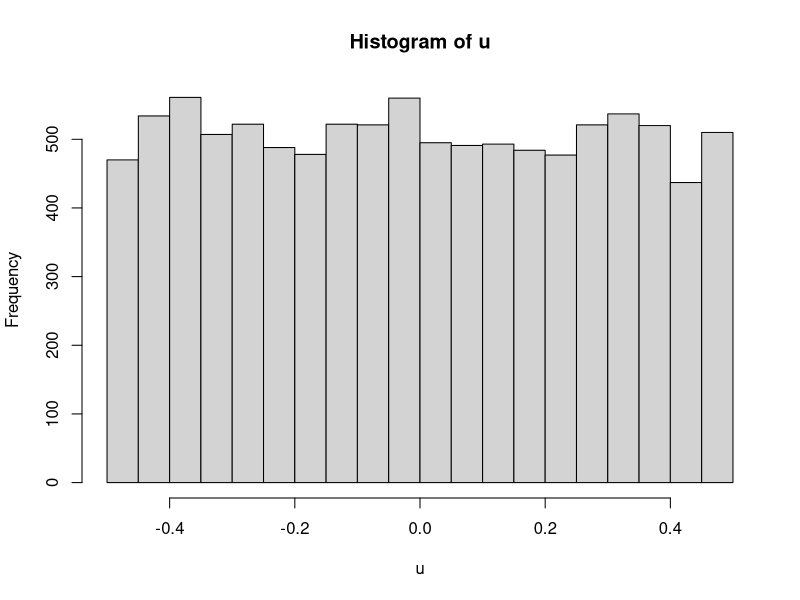
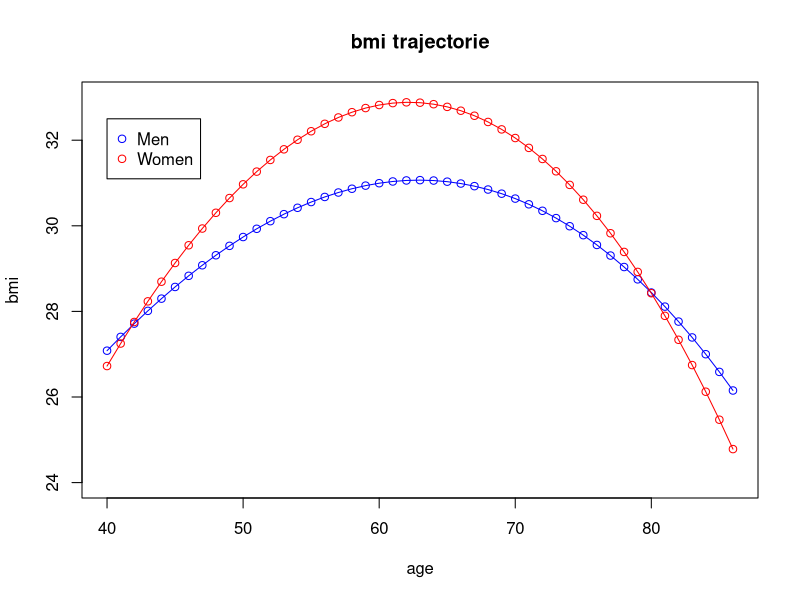

The R script that drew these images, in order:
#LASSE
#Set the random seed to 123 so that we all get the same results. set.seed(123)
library(Epi)
library(dplyr)

set.seed(123)

N<- 10128
ID <- c(1:N)

age_0 <- runif(N, min = 40, max = 70)

#0=kvinder 1=mænd
sex <- rep.int(0,N*4107/10128)
sex <- append(sex, rep.int(1,N*6021/10128))

data <- data.frame( "id" =ID, "sex" = sex )

data$sex <- factor(data$sex , levels = c(0,1) , labels=c("female" , "male") )

data <- cbind(data , age_0)

#2
#Follow-up visits are planned every 5 years, but as in reality they do not happen exactly 5 years apart. 
#Therefore let's add some random noise at each phase the following way. Create a follow-up time variable 
#for each phase: fup_0 is 0 for everyone, becaause that's baseline. fup_n=fup_0 + 5n + u, where n=1,2,3 
#and u is a random number from a uniform distribution between -0.5 and 0.5. This way each study phase lasts 
#for a year.
#time at follow-up
data$fup_0 <- 0

u <- runif(10128 , -.5,.5)
r <- runif(10128 , -.5,.5)
s <- runif(10128 , -.5,.5)
hist(u)

data$fup_1 <- data$fup_0 + 5*1 + u
data$fup_2 <- data$fup_0 + 5*2 + r
data$fup_3 <- data$fup_0 + 5*3 + s

#
#3 Calculate the corresponding ages at each phase i.e. age_1, age_2, age_3. (age_0 had already been calculated)

data$age_1 = age_0 + data$fup_1 
data$age_2 = age_0 + data$fup_2 
data$age_3 = age_0 + data$fup_3 

#cleaning
data$fup_0 <- NULL
data$fup_1 <- NULL
data$fup_2 <- NULL
data$fup_3 <- NULL
#
# 4 Assuming that the study started in 1990 (create an examination "date" for everyone from 
#a uniform distribution between 1990 and 1991) 
startdate <-  cal.yr( "1990/01/01", format="%Y/%m/%d" )
data$doEnt <- runif(10128 , startdate, startdate+1)
#and calculate year of birth for everyone (called it yob).
data$yob <- data$doEnt - data$age_0

#5
#Calculate BMI at each phase using the following equations:
#Men: 2.04 + 0.944 age - 0.008 age^2 - 0.08 (yob - 1950) + E, where E is random noise from N(mean=0,sd=3.5)
#Women: -14.4 + 1.549 age - 0.013 age^2 + 0.08 (yob - 1950) + E, where E is random noise from N(mean=0,sd=3.5)
#Make sure that the random noise is different at each phase, otherwise you will get a perfect quadratic curve for each individual
#Age changes from phase to phase, baseline age doesn't!
x<- cal.yr( "1950/01/01", format="%Y/%m/%d" )

data$bmi_0 <- ifelse(data$sex=="male",2.04 + 0.944*data$age_0 - 0.008*(data$age_0^2) - 0.08*(data$yob-1950) + rnorm(N, mean = 0 , sd=3.5), 
                     -14.4 + 1.549*data$age_0 - 0.013*(data$age_0^2) - 0.08*(data$yob-1950)  + rnorm(N, 0 , 3.5))

data$bmi_1 <- ifelse(data$sex=="male",2.04 + 0.944*data$age_1 - 0.008*(data$age_1^2) - 0.08*(data$yob-1950) + rnorm(N, mean = 0 , sd=3.5), 
                     -14.4 + 1.549*data$age_1 - 0.013*(data$age_1^2) - 0.08*(data$yob-1950)  + rnorm(N, 0 , 3.5))

data$bmi_2 <- ifelse(data$sex=="male",2.04 + 0.944*data$age_2 - 0.008*(data$age_2^2) - 0.08*(data$yob-1950) + rnorm(N, mean = 0 , sd=3.5), 
                     -14.4 + 1.549*data$age_2 - 0.013*(data$age_2^2) - 0.08*(data$yob-1950)  + rnorm(N, 0 , 3.5))

data$bmi_3 <- ifelse(data$sex=="male",2.04 + 0.944*data$age_3 - 0.008*(data$age_3^2) - 0.08*(data$yob-1950) + rnorm(N, mean = 0 , sd=3.5), 
                     -14.4 + 1.549*data$age_3 - 0.013*(data$age_3^2) - 0.08*(data$yob-1950)  + rnorm(N, 0 , 3.5))

data <- data[c("id" , "sex" , "yob" , "doEnt" , "age_0", "age_1", "age_2", "age_3",
               "bmi_0" , "bmi_1" , "bmi_2" , "bmi_3" )]
#6
#Simulate loss to follow-up (MCAR or MAR assumption? look up what this means) the following way:
#  Assume that if someone does not attend a phase then (s)he will never return (000x is ok, 0x00 is not ok)
#Proportion of participants at each phase, men: 100%, 80%, 70%, 60% (or as close as possible if N is not a whole number)
#Proportion of participants at each phase, women: 100%, 90%, 80%, 70%
#  Hint: generate the data for each phase for everyone, but then change the ones not attending to NA (both age and BMI)

# data$ltf = loss to follow-up
table(data$sex)

data$ltf_1 <- NA

data$ltf_1[data$sex =="male"] <- rbinom(sum(data$sex =="male") , 1, 8/10)
data$ltf_1[data$sex =="male"] <- ifelse(data$ltf_1[data$sex=="male"]== 0 , NA , 1)
table(data$ltf_1[data$sex=="male"],useNA="ifany")

data$ltf_1[data$sex =="female"] <- rbinom(sum(data$sex =="female") , 1, 9/10)
data$ltf_1[data$sex =="female"] <- ifelse(data$ltf_1[data$sex=="female"]== 0 , NA , 1)
table(data$ltf_1[data$sex=="female"],useNA="ifany")

data$ltf_2 <- NA

data$ltf_2[data$sex =="male" & !is.na(data$ltf_1)] <- rbinom( (sum(data$sex =="male" & data$ltf_1==1 , na.rm=T)) , 1, 7/8)
data$ltf_2[data$sex =="male"] <- ifelse(data$ltf_2[data$sex=="male"]== 0 , NA , 1)
table(data$ltf_2[data$sex=="male"],useNA="ifany")

data$ltf_2[data$sex =="female" & !is.na(data$ltf_1)] <- rbinom( (sum(data$sex =="female" & data$ltf_1==1 , na.rm=T)) , 1, 8/9)
data$ltf_2[data$sex =="female"] <- ifelse(data$ltf_2[data$sex=="female"]== 0 , NA , 1)
table(data$ltf_2[data$sex=="female"],useNA="ifany")

data$ltf_3 <- NA

data$ltf_3[data$sex =="male" & !is.na(data$ltf_2)] <- rbinom( (sum(data$sex =="male" & !is.na(data$ltf_2) ) ) , 1, 6/7)
data$ltf_3[data$sex =="male"] <- ifelse(data$ltf_3[data$sex=="male"]== 0 , NA , 1)
table(data$ltf_3[data$sex=="male"],useNA="ifany")


data$ltf_3[data$sex =="female" & !is.na(data$ltf_2)] <- rbinom( (sum(data$sex =="female" & !is.na(data$ltf_2) ) ) , 1, 7/8)
data$ltf_3[data$sex =="female"] <- ifelse(data$ltf_3[data$sex=="female"]== 0 , NA , 1)
table(data$ltf_3[data$sex=="female"],useNA="ifany")



head(data)

tail(data)

data$age_1 <- ifelse(data$ltf_1==1,data$age_1 , NA)
data$age_2 <- ifelse(data$ltf_2==1,data$age_2 , NA)
data$age_3 <- ifelse(data$ltf_3==1,data$age_3 , NA)

data$bmi_1 <- ifelse(data$ltf_1==1,data$bmi_1 , NA)
data$bmi_2 <- ifelse(data$ltf_2==1,data$bmi_2 , NA)
data$bmi_3 <- ifelse(data$ltf_3==1,data$bmi_3 , NA)

#cleaning
data$ltf_1 <- NULL
data$ltf_2 <- NULL
data$ltf_3 <- NULL

# Now you have a so-called wide dataset (each row represents one individual), 
# but for the trajectory analysis, you need to transform it to long format 
# (read more about it in ALDA, p.17, ALDA=Applied Longitudinal Data Analysis). 
# Use the reshape function in R.

data_long <- reshape(data,
                     idvar = "id",
                     varying = list(c("age_0","age_1","age_2","age_3"), c("bmi_0","bmi_1","bmi_2","bmi_3") ),
                     v.names = c("age","bmi"),
                     timevar = "fup",
                     direction = "long")

data_long <- arrange(data_long , id)

# You are ready to fit the first BMI trajectories
#Materials:

# Challenge 4

#  R codes for all chapters of ALDA: http://stats.idre.ucla.edu/r/examples/alda/
#  All materials, including presentations: http://gseacademic.harvard.edu/alda/
#  I uploaded the code that I explained today to our github (codeCI.R).
# Don't hesitate to e-mail me while I am in Malaga. I will follow your progress on github.

# code recycled from Dorte Vistisen

library(nlme) # fits mixed-effects models
library(Epi)

#quadratic and cubic terms of age
data_long$age2 <- data_long$age^2
data_long$age3 <- data_long$age^3


mbmi <- lme(bmi ~  age*sex + age2*sex + age3*sex , random= ~ 1|id, data = data_long, method="ML",na.action=na.omit)
summary(mbmi)
summary(data_long$age)

x <- seq(40,86,by=1)

x.pred1 <- cbind(1,x,0,x^2,x^3,0,0,0)  
x.pred2 <- cbind(1,x,1,x^2,x^3,x,x^2,x^3)

newdata <- rbind(x.pred1, x.pred2)

preddata <- matrix(data = NA, nrow = 0, ncol = 5)  #initialising matrix of predictions

for (j in 1:2){                                                     
  
  index1 <- 1 + (j-1)*(dim(newdata)[1])/2                                 
  index2 <- j*(dim(newdata)[1])/2
  
  y.pred <- newdata[index1:index2,] %*% fixef(mbmi)    #predicted values
  
  y.se <- ci.lin(mbmi,newdata[index1:index2,])[,2]     #std err of the mean
  y.cil <- y.pred - 1.96*y.se                         #lower ci of mean
  y.ciu <- y.pred + 1.96*y.se                         #upper ci of mean
  
  temp <- cbind(x,y.pred,y.cil,y.ciu,j)               #saving predictions with CI for class "j"
  preddata <- rbind(preddata,temp)                    #appending predictions for all groups
}

# create data frame object with meaningful column names
preddata <- data.frame(preddata)
names(preddata) <- c("age","bmi","cil","ciu","sex")

#drawing some figures of the results
plot(c(0,0) , main = "bmi trajectorie", xlab = "age" , ylab = "bmi" ,
     xlim = c(40,86),
     ylim = c(24,33),
     )
# add points by sex
points(preddata[preddata$sex==2,c("age","bmi")], col = "blue")
points(preddata[preddata$sex==1,c("age","bmi")], col = "red")
lines(preddata[preddata$sex==2,c("age","bmi")], col = "blue")
lines(preddata[preddata$sex==1,c("age","bmi")], col = "red")
legend(40,32.5, c("Men","Women"), col = c("blue","red"), pch = 1)

# challenge 5
